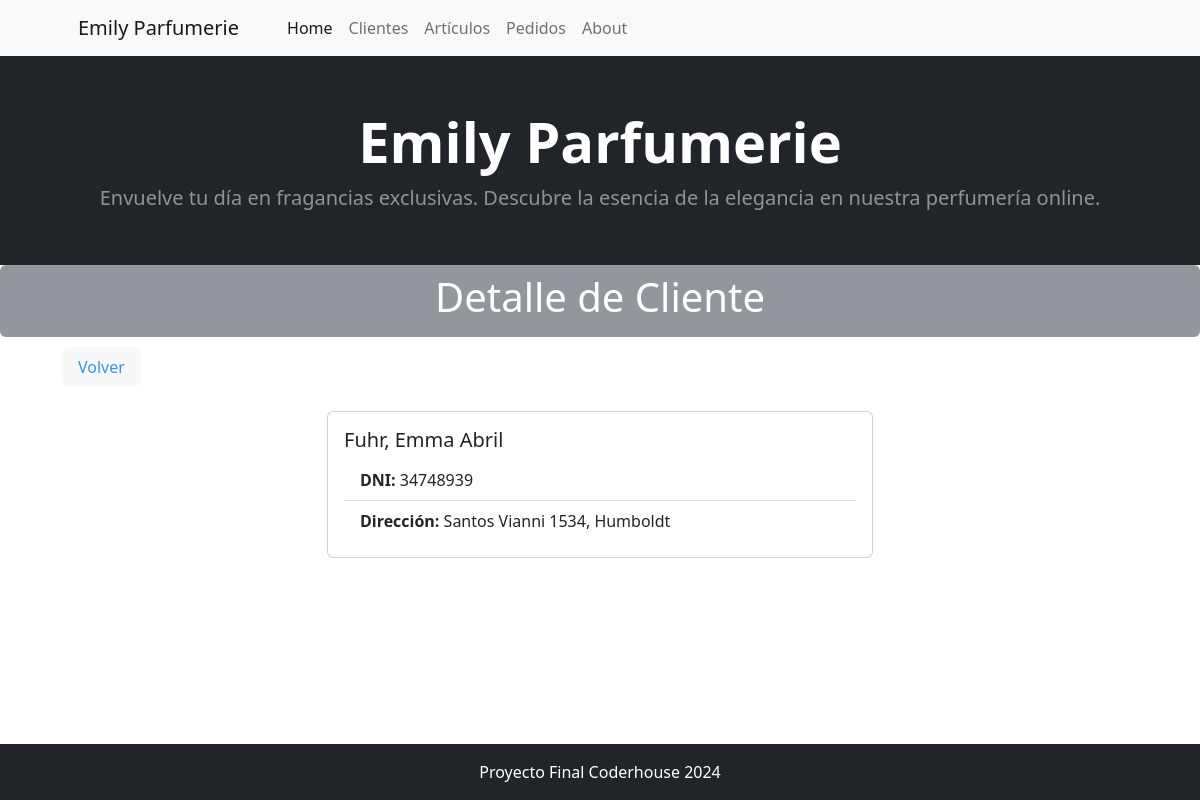
Screenshot of /cliente/cliente/detail/1 with the database file from the repository.
### cliente/models.py (models this page shows, shortened)
class Cliente(models.Model):
    nombre = models.CharField(max_length=200, verbose_name='Nombre')
    apellido = models.CharField(max_length=200, verbose_name='Apellido')
    dni = models.CharField(max_length=8,verbose_name='DNI', unique=True)
    direccion =  models.CharField(max_length=200, verbose_name='Dirección')
    ciudad =  models.CharField(max_length=200, verbose_name='Ciudad', default='',null=False)
    class Meta:
        verbose_name_plural = "Clientes"
        verbose_name = 'Cliente'

### cliente/views.py (the view)
# urls.py: path("cliente/detail/<int:pk>", views.ClienteDetail.as_view(), name="cliente_detail"),
class ClienteDetail(DetailView):
    model = models.Cliente

### cliente/templates/cliente/cliente_detail.html
{% extends 'core/base.html' %}
{% block titulo %}
    Detalle de Cliente
{% endblock titulo %}
{% block contenido %}
<div class="container">
    <div style="margin-left: 20px; margin-top: 10px; display: inline-block; background-color: #f8f8f8; color: #3498db; padding: 8px 16px; border-radius: 8px;">
        <a href="{% url 'cliente:cliente_list' %}" style="color: #3498db; text-decoration: none;">Volver</a>
    </div>
    <div class="row justify-content-center mt-4">
        <div class="col-md-6">
            <div class="card">
                <div class="card-body">
                    <h5 class="card-title">{{ object.apellido }}, {{ object.nombre }}</h5>
                    <ul class="list-group list-group-flush">
                        <li class="list-group-item"><strong>DNI:</strong> {{ object.dni }}</li>
                        <li class="list-group-item"><strong>Dirección:</strong> {{ object.direccion }}, {{ object.ciudad }}</li>
                    </ul>
                </div>
            </div>
        </div>
    </div>
</div>
{% endblock contenido %}

### rows the page displays
Cliente: apellido "Fuhr", nombre "Emma Abril", dni "34748939", direccion "Santos Vianni 1534", ciudad "Humboldt"
